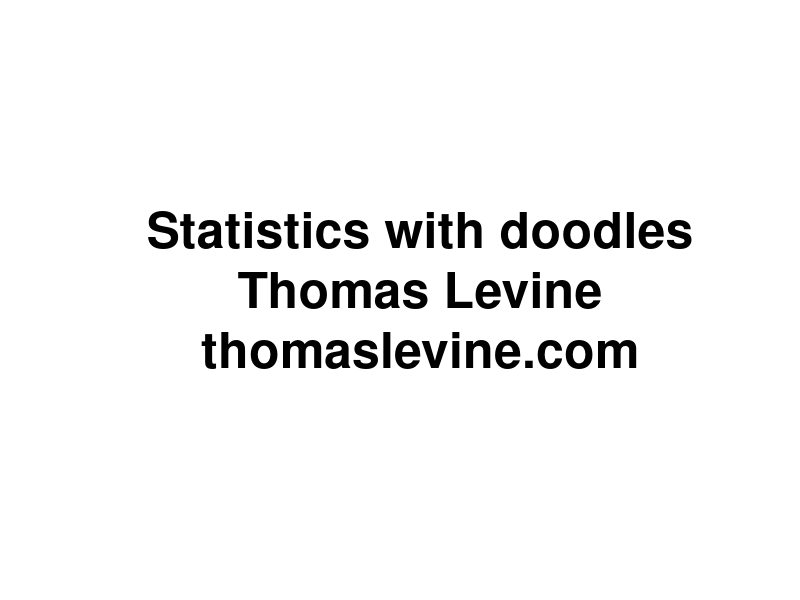
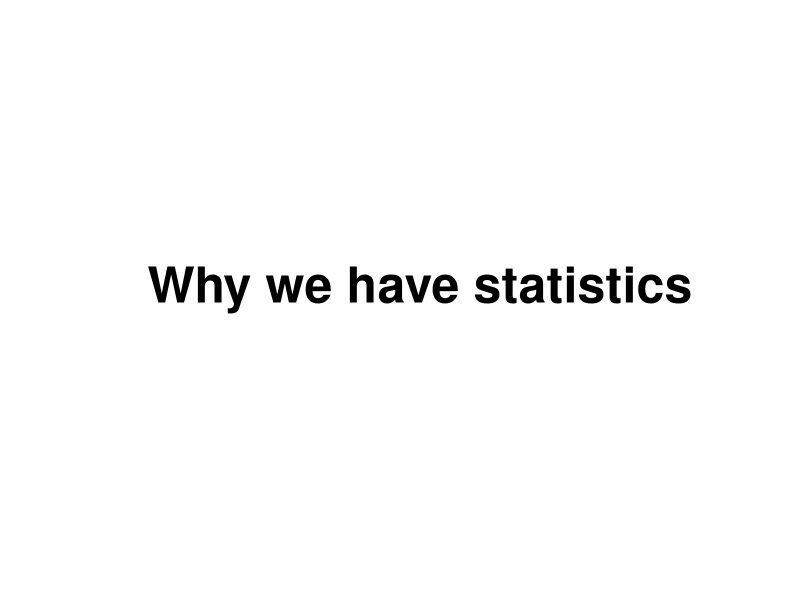
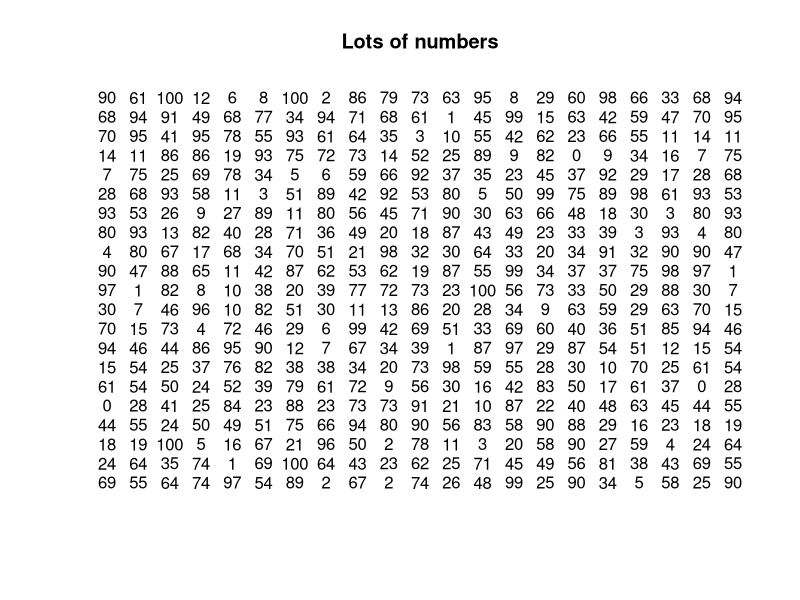
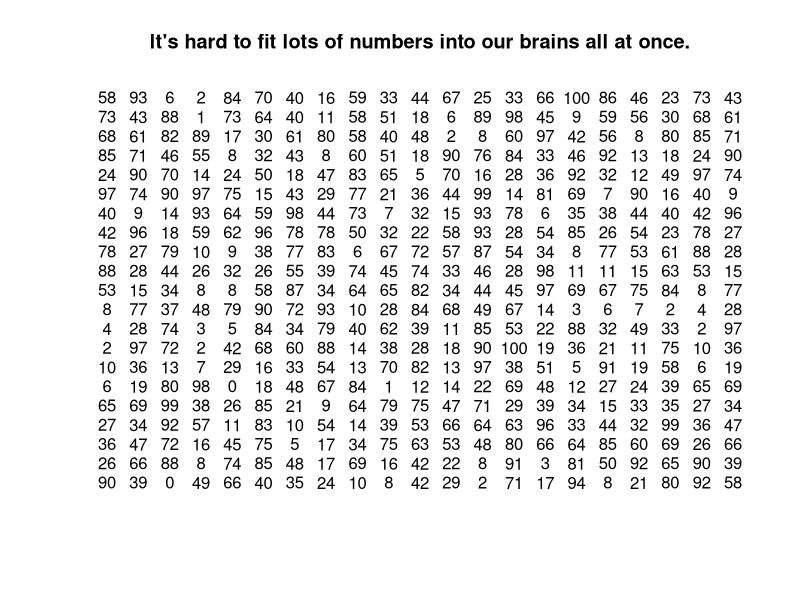
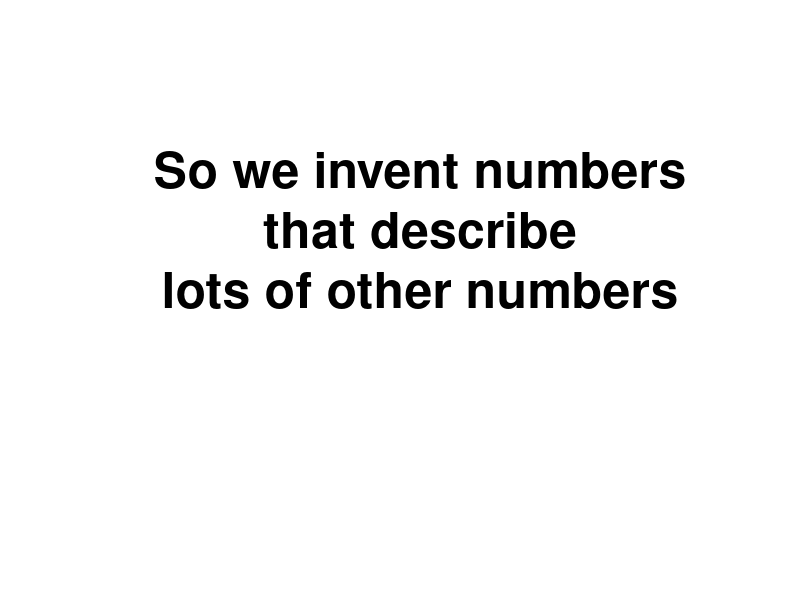
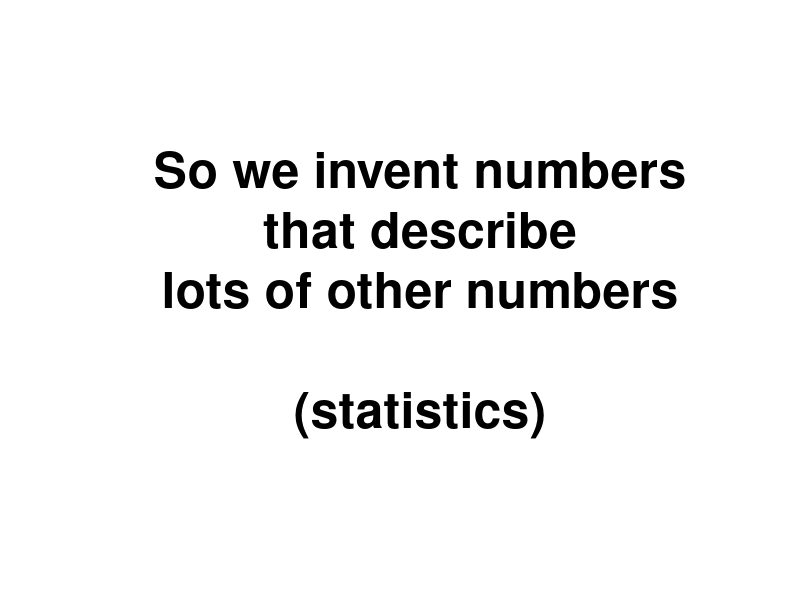
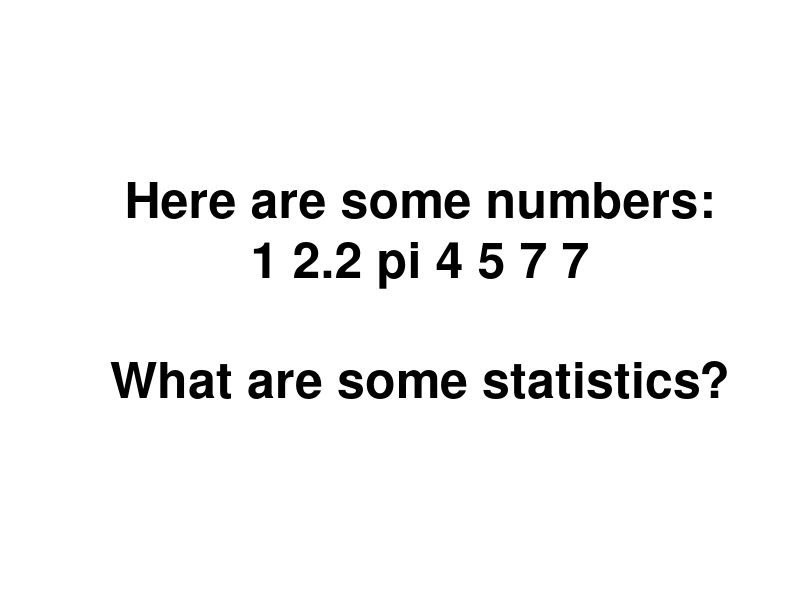
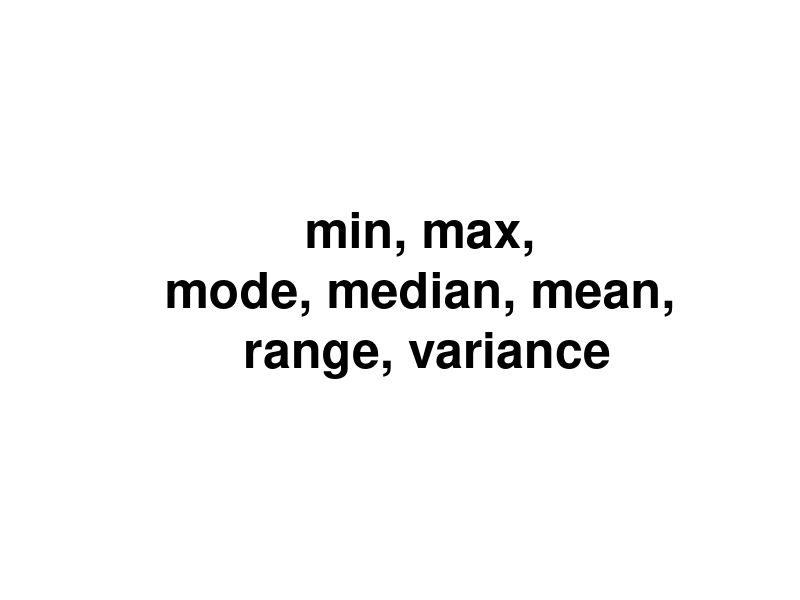

Source code (R) for these figures, in order:
attach(iris)
attach(na.omit(airquality))
attach(cars)

baseplot <- function(main, ...) {
  plot(..., type = 'p', bty = 'n',
    main = main, pch = 21, bg = 'grey', col = NULL,
    col.axis = 'grey', col.lab = 'grey', col.main = 'grey', fg = 'grey')
}
irisplot <- function(main) {
  baseplot(main, Petal.Length ~ Petal.Width)
}

meanplot <- function(main) {
  irisplot(main)
  abline(h = mean(Petal.Length), lty = 2)
  abline(v = mean(Petal.Width), lty = 2)
}

interjection <- function(main) {
  plot.new()
  text(0.5, 0.5, cex = 3, label = main, font = 2)
}

blue <-  rgb(0,0,1,.5)

rand <- data.frame(x = rnorm(100), y = rnorm(100))

# ----------------

statistics <- function() {
# Introduction
interjection('Why we have statistics')

plot(c(-1,1),c(-1,1),xlab='',ylab='',type='n',axes=F,main='Lots of numbers')
text(rep(seq(-1,1,.1),each=21),rep(seq(-1,1,.1),21),round(100*runif(400)))


plot(c(-1,1),c(-1,1),xlab='',ylab='',type='n',axes=F,main='It\'s hard to fit lots of numbers into our brains all at once.')
text(rep(seq(-1,1,.1),each=21),rep(seq(-1,1,.1),21),round(100*runif(400)))

interjection('So we invent numbers\nthat describe\nlots of other numbers\n\n')
interjection('So we invent numbers\nthat describe\nlots of other numbers\n\n(statistics)')

interjection('Here are some numbers:\n1 2.2 pi 4 5 7 7\n\nWhat are some statistics?')
interjection('min, max,\nmode, median, mean,\n range, variance')
interjection('how many integers,\nwhether the numbers are sorted\n&c.')
interjection('')
interjection('Measuring linear relationships')
}

linear.relationships <- function() {
# Three datasets
irisplot('Two iris variables that move together')

baseplot('Two air quality variables that move oppositely', Ozone ~ Wind) 

baseplot('Normal random noise', rand$y ~ rand$x)
}

covariance <- function() {
# Motivation for covariance
interjection('We want a number\nthat describes\nwhether two variables\nmove together.')

irisplot('It should be high for these variables')

rand <- data.frame(x = rnorm(100), y = rnorm(100))
baseplot('It should be low for these variables', Ozone ~ Wind) 

baseplot('It should be near zero for these variables', rand$y ~ rand$x)

# Computing covariance
interjection('Covariance')

irisplot('The iris variables')

meanplot('Find the means')

meanplot('Draw a rectangle')
rect(xleft = mean(Petal.Width),
     ybottom = mean(Petal.Length),
     xright = Petal.Width[c(44,72)],
     ytop = Petal.Length[c(44,72)])

irisplot('Draw all the rectangles')
valence <- (Petal.Length - mean(Petal.Length)) *
           (Petal.Width - mean(Petal.Width)) > 0
rect(xleft = mean(Petal.Width),
     ybottom = mean(Petal.Length),
     xright = Petal.Width,
     ytop = Petal.Length,
     col = rgb(1-valence, 0, valence,.1),
     lty = 'blank')

irisplot('Why did I color them blue and red?')
valence <- (Petal.Length - mean(Petal.Length)) *
           (Petal.Width - mean(Petal.Width)) > 0
rect(xleft = mean(Petal.Width),
     ybottom = mean(Petal.Length),
     xright = Petal.Width,
     ytop = Petal.Length,
     col = rgb(1-valence, 0, valence,.1),
     lty = 'blank')

irisplot('Why did I color them blue and red?')
valence <- (Petal.Length - mean(Petal.Length)) *
           (Petal.Width - mean(Petal.Width)) > 0
rect(xleft = mean(Petal.Width),
     ybottom = mean(Petal.Length),
     xright = Petal.Width,
     ytop = Petal.Length,
     col = rgb(1-valence, 0, valence,.1),
     lty = 'blank')
text(x = max(Petal.Width), y = max(Petal.Length), pos = 2, label = 'Evidence of\nmovement together')
text(x = min(Petal.Width), y = min(Petal.Length), pos = 4, label = 'Evidence of\nmovement together')
text(x = max(Petal.Width), y = min(Petal.Length), pos = 2, label = 'Evidence of\nmovement oppositely')
text(x = min(Petal.Width), y = max(Petal.Length), pos = 4, label = 'Evidence of\nmovement oppositely')

plot(c(-1,1),c(-1,1),main = 'Add the blues together. (This is at a different scale.)',
  type = 'n', axes = F, xlab = '', ylab = '')
rect(xleft = -1, ybottom = -1, xright = 1, ytop = 1, lty = 'blank', col = 'blue')

plot(c(-1,1),c(-1,1),main = 'Add the reds together.',
  type = 'n', axes = F, xlab = '', ylab = '')
rect(xleft = -1, ybottom = -1, xright = 1, ytop = 1, lty = 'blank', col = 'blue')
rect(xleft = .8, ybottom = -1, xright = 1, ytop = -.8, lty = 'blank', col = 'red')

plot(c(-1,1),c(-1,1),main = 'Subtract the reds.',
  type = 'n', axes = F, xlab = '', ylab = '')
rect(xleft = -1, ybottom = -1, xright = 1, ytop = 1, lty = 'blank', col = 'blue')
rect(xleft = .8, ybottom = -1, xright = 1, ytop = -.8, lty = 'blank', col = 'white')

plot(c(-1,1),c(-1,1),main = 'Divide into as many equal pieces as we have irises (n).',
  type = 'n', axes = F, xlab = '', ylab = '')
rect(xleft = -1, ybottom = -1, xright = 1, ytop = 1, lty = 'blank', col = 'blue')
rect(xleft = .8, ybottom = -1, xright = 1, ytop = -.8, lty = 'blank', col = 'white')
abline(v = 2 * (-.5 + ((1:nrow(iris))/nrow(iris))))

plot(c(-1,1),c(-1,1),main = 'This blue sliver is the covariance.',
  type = 'n', axes = F, xlab = '', ylab = '')
rect(xleft = -.3, xright = -.3 + (.5/nrow(iris)), ybottom = -1, ytop = 1,
  col = 'blue', lty = 'blank')
}

covariance.notpositive <- function() {
irisplot('That was for this sort of relationship.')
valence <- (Petal.Length - mean(Petal.Length)) *
           (Petal.Width - mean(Petal.Width)) > 0
rect(xleft = mean(Petal.Width),
     ybottom = mean(Petal.Length),
     xright = Petal.Width,
     ytop = Petal.Length,
     col = rgb(1-valence, 0, valence,.1),
     lty = 'blank')

baseplot('What if we have more red than blue?', Ozone ~ Wind)
valence <- (Ozone - mean(Ozone)) *
           (Wind - mean(Wind)) > 0
rect(xleft = mean(Wind),
     ybottom = mean(Ozone),
     xright = Wind,
     ytop = Ozone,
     col = rgb(1-valence, 0, valence,.1),
     lty = 'blank')

plot(c(-1,1),c(-1,1),main = 'Add the blues together. (This is at a different scale.)',
  type = 'n', axes = F, xlab = '', ylab = '')
rect(xleft = -1, ybottom = .8, xright = -.8, ytop = 1, lty = 'blank', col = 'blue')

plot(c(-1,1),c(-1,1),main = 'Add the reds together.',
  type = 'n', axes = F, xlab = '', ylab = '')
rect(xleft = -1, ybottom = -1, xright = 1, ytop = 1, lty = 'blank', col = 'red')
rect(xleft = -1, ybottom = .8, xright = -.8, ytop = 1, lty = 'blank', col = 'blue')

plot(c(-1,1),c(-1,1),main = 'Subtract the reds.',
  type = 'n', axes = F, xlab = '', ylab = '')
rect(xleft = -1, ybottom = -1, xright = 1, ytop = 1, lty = 'blank', col = 'red')
rect(xleft = -1, ybottom = .8, xright = -.8, ytop = 1, lty = 'blank', col = 'white')

plot(c(-1,1),c(-1,1),main = 'Divide into as many equal pieces as we have irises (n).',
  type = 'n', axes = F, xlab = '', ylab = '')
rect(xleft = -1, ybottom = -1, xright = 1, ytop = 1, lty = 'blank', col = 'red')
rect(xleft = -1, ybottom = .8, xright = -.8, ytop = 1, lty = 'blank', col = 'white')
abline(v = 2 * (-.5 + ((1:nrow(iris))/nrow(iris))))

plot(c(-1,1),c(-1,1),main = 'This red sliver is the covariance.',
  type = 'n', axes = F, xlab = '', ylab = '')
rect(xleft = -.3, xright = -.3 + (.5/nrow(iris)), ybottom = -1, ytop = 1,
  col = 'red', lty = 'blank')

plot(c(-1,1),c(-1,1),main = 'This red sliver is the covariance.',
  type = 'n', axes = F, xlab = '', ylab = '')
rect(xleft = -.3, xright = -.3 + (.5/nrow(iris)), ybottom = -1, ytop = 1,
  col = 'red', lty = 'blank')
text(.3, 0, 'But it\'s\nnegative!', cex = 3, font = 2)

baseplot('What if we have as much red as blue?', rand$y ~ rand$x)
valence <- (rand$y - mean(rand$y)) *
           (rand$x - mean(rand$x)) > 0
rect(xleft = mean(rand$x),
     ybottom = mean(rand$y),
     xright = rand$x,
     ytop = rand$y,
     col = rgb(1-valence, 0, valence,.1),
     lty = 'blank')

plot(c(-1,1),c(-1,1),main = 'Add the blues together. (This is at a different scale.)',
  type = 'n', axes = F, xlab = '', ylab = '')
rect(xleft = -.45, ybottom = -.45, xright = .55, ytop = .55, lty = 'blank', col = 'blue')

plot(c(-1,1),c(-1,1),main = 'Add the reds together.',
  type = 'n', axes = F, xlab = '', ylab = '')
rect(xleft = -.55, ybottom = -.55, xright = .45, ytop = .45, lty = 'blank', col = 'red')

plot(c(-1,1),c(-1,1),main = 'Subtract the reds.',
  type = 'n', axes = F, xlab = '', ylab = '')
points(0,0)
text(0,-.5, '(Covariance is zero.)')
}

variance <- function() {
# Computing variance
interjection('Variance')
interjection('Variance tells us\nhow spread out\nsome numbers are.')
interjection('1, 4, 8, 10\nvs\n4, 4, 5, 6')
interjection('The variance of a variable is\nthe covariance of the variable\nwith itself.')

irisplot('Our two iris variables from before')
interjection('Let\'s look at just one of them.')
baseplot('The points all fall along the same line.', Petal.Length, Petal.Length, asp = 1)
interjection('Let\'s find the variance of Petal.Length')

baseplot('Draw all the rectangles', Petal.Length, Petal.Length, asp = 1)
rect(xleft = mean(Petal.Length),
     ybottom = mean(Petal.Length),
     xright = Petal.Length,
     ytop = Petal.Length,
     col = rgb(0, 0, 1,.1),
     lty = 'blank')

baseplot('Why no red rectangles?', Petal.Length, Petal.Length, asp = 1)
rect(xleft = mean(Petal.Length),
     ybottom = mean(Petal.Length),
     xright = Petal.Length,
     ytop = Petal.Length,
     col = rgb(0, 0, 1,.1),
     lty = 'blank')

plot(c(-1,1),c(-1,1),main = 'Add the blues together. (This is at a different scale.)',
  type = 'n', axes = F, xlab = '', ylab = '')
rect(xleft = -1, ybottom = -1, xright = 1, ytop = 1, lty = 'blank', col = 'blue')

plot(c(-1,1),c(-1,1),main = 'We have no reds to subtract.',
  type = 'n', axes = F, xlab = '', ylab = '')
rect(xleft = -1, ybottom = -1, xright = 1, ytop = 1, lty = 'blank', col = 'blue')

plot(c(-1,1),c(-1,1),main = 'Divide into as many equal pieces as we have irises (n).',
  type = 'n', axes = F, xlab = '', ylab = '')
rect(xleft = -1, ybottom = -1, xright = 1, ytop = 1, lty = 'blank', col = 'blue')
abline(v = 2 * (-.5 + ((1:nrow(iris))/nrow(iris))))

plot(c(-1,1),c(-1,1),main = 'This blue sliver is the variance.',
  type = 'n', axes = F, xlab = '', ylab = '')
rect(xleft = -.3, xright = -.3 + (.5/nrow(iris)), ybottom = -1, ytop = 1,
  col = 'blue', lty = 'blank')
}

correlation <- function() {
# Correlation
interjection('A problem with covariance')
interjection('Covariance has units!\n\n(x-unit times y-unit)')
interjection('Which relationship is stronger\n(more linear)?')

par(mfrow = 1:2)
.cov <- round(cov(Petal.Length,Petal.Width), 2)
irisplot(paste0('Irises (cov = ', .cov, ' cm^2)'))
.cov <- round(cov(speed,dist), 2)
baseplot(paste0('Cars (cov =', .cov, ' mph*ft)'), speed ~ dist)
par(mfrow = c(1,1))

interjection('Oh noes!')
interjection('We can divide\nthe covariance\nby the variances\nto standardize it.')

irisplot('We\'re using these data again.')

a <- sd(Petal.Length)
b <- sd(Petal.Width)
ab <- max(a,b)
corbase <- function(main = '', low = -1) {
  plot(c(low * ab,ab),c(low * ab,ab),main = main, type = 'n', axes = F, xlab = '', ylab = '', asp = 1)
  rect(xright = 0, ybottom = 0, xleft = -a, ytop = a, col = 'grey', lty = 'blank')
  text(-a/2,a/2,'var(Petal.Width)')
  rect(xleft = 0, ytop = 0, xright = b, ybottom = -b, col = 'grey', lty = 'blank')
  text(b/2,-b/2,'var(Petal.Length)')
}

corbase()
rect(xleft = 0, ybottom = 0, xright = b, ytop = a, col = 'black', lty = 'blank')
text(b/2,a/2,'sd(Petal.Width)*\nsd(Petal.Length)', col = 'white')

corbase()
rect(xleft = 0, ybottom = 0, xright = b, ytop = a, col = 'black', lty = 'blank')
text(b/2,a/2,'sd(Petal.Width)*\nsd(Petal.Length)', col = 'white')
text(-a/2,-b/2,'The black rectangle is\nlike an average variance.')

corbase()
rect(xleft = 0, ybottom = 0, xright = b, ytop = a, col = 'black', lty = 'blank')
text(b/2,a/2,'sd(Petal.Width)*\nsd(Petal.Length)', col = 'white')
text(-a/2,-b/2,'cov(Petal.Width,Petal.Length)\ncannot be bigger than\nblack rectangle.')

interjection('Why?')

irisplot('Covariance has red rectangles.')
valence <- (Petal.Length - mean(Petal.Length)) *
           (Petal.Width - mean(Petal.Width)) > 0
rect(xleft = mean(Petal.Width),
     ybottom = mean(Petal.Length),
     xright = Petal.Width,
     ytop = Petal.Length,
     col = rgb(1-valence, 0, valence,.1),
     lty = 'blank')

baseplot('Variance doesn\'t have red rectangles.', Petal.Length, Petal.Length, asp = 1)
rect(xleft = mean(Petal.Length),
     ybottom = mean(Petal.Length),
     xright = Petal.Length,
     ytop = Petal.Length,
     col = rgb(0, 0, 1,.1),
     lty = 'blank')

corbase()
rect(xleft = 0, ybottom = 0, xright = b, ytop = a, col = 'black', lty = 'blank')
text(b/2,a/2,'sd(Petal.Width)*\nsd(Petal.Length)', col = 'white')
text(-a/2,-b/2,'cov(Petal.Width,Petal.Length)\ncannot be bigger than\nblack rectangle.')

corbase('Let\'s zoom in.', low = -.05)
rect(xleft = 0, ybottom = 0, xright = b, ytop = a, col = 'black', lty = 'blank')
text(b/2,a/2,'sd(Petal.Width)*\nsd(Petal.Length)', col = 'white')

a <- sd(Petal.Length)
b <- sd(Petal.Width)
ab <- max(a,b)
corbase <- function(main = '', low = -1) {
  plot(c(low * ab,ab),c(low * ab,ab),main = main, type = 'n', axes = F, xlab = '', ylab = '', asp = 1)
  rect(xright = 0, ybottom = 0, xleft = -a, ytop = a, col = 'grey', lty = 'blank')
  text(-a/2,a/2,'var(Petal.Width)')
  rect(xleft = 0, ytop = 0, xright = b, ybottom = -b, col = 'grey', lty = 'blank')
  text(b/2,-b/2,'var(Petal.Length)')
}

r <-  cor(Petal.Length,Petal.Width)
corbase('Squish covariance vertically into the rectangle.', low = -.05)
rect(xleft = 0, ybottom = 0, xright = b, ytop = a, col = 'black', lty = 'blank')
rect(xleft = 0, ybottom = 0, xright = b, ytop = a * r, col = 'blue', lty = 'blank')

interjection('Correlation (R)\nis the ratio of\nthe small rectangle\nto the big rectangle.')

corbase('Squish covariance vertically into the rectangle.', low = -.05)
rect(xleft = 0, ybottom = 0, xright = b, ytop = a, col = 'black', lty = 'blank')
rect(xleft = 0, ybottom = 0, xright = b, ytop = a * r, col = 'blue', lty = 'blank')
text(b/2,r*a/2,'cov(Petal.Width,\nPetal.Length)', col = 'white', font = 2)
text(0, r*a/2, 'R * sd(Petal.Length)', col = 'blue', font = 2, srt = 90, adj = c(0.5,-1))

corbase('Squish covariance horizontally into the rectangle.', low = -.05)
rect(xleft = 0, ybottom = 0, xright = b, ytop = a, col = 'black', font = 2, lty = 'blank')
rect(xleft = 0, ybottom = 0, xright = b * r, ytop = a, col = 'blue', lty = 'blank')
text(r*b/2,a/2,'cov(Petal.Width,\nPetal.Length)', col = 'white', font = 2)
text(b/2, 0, 'R * sd(Petal.Width', adj = c(0.5,1.5), col = 'blue', font = 2)

interjection('People like to\ntalk about R-squared.')

corbase('Intersect the two squished covariance rectangles.', low = -.05)
rect(xleft = 0, ybottom = 0, xright = b, ytop = a, col = 'black', lty = 'blank')
rect(xleft = 0, ybottom = 0, xright = b * r, ytop = a * r, col = 'purple', lty = 'blank')
text(r*b/2,a/2,'cov(Petal.Width, Petal.Length)', col = 'purple')
text(0, r*a/2, 'R ^ 2 * sd(Petal.Length)',srt = 90, pos = 2, col = 'purple', font = 2)
text(r*b/2, 0, 'R ^ 2 * sd(Petal.Width)', adj = c(0.5,1.5), col = 'purple', font = 2)

corbase('Intersect the two squished covariance rectangles.')
rect(xleft = 0, ybottom = 0, xright = b, ytop = a, col = 'black', lty = 'blank')
rect(xleft = 0, ybottom = 0, xright = b * r, ytop = a * r, col = 'purple', lty = 'blank')
text(r*b/2,a/2,'cov(Petal.Width, Petal.Length)', col = 'purple')
text(0, r*a/2, 'R ^ 2 * sd(Petal.Length)',srt = 90, pos = 2, col = 'purple', font = 2)
text(r*b/2, 0, 'R ^ 2 * sd(Petal.Width)', adj = c(0.5,1.5), col = 'purple', font = 2)

interjection('That was for very\npositive (blue) covariances.')
interjection('What if covariance is negative (red)?')

irisplot('We were just using these data.')
baseplot('What if we had these data?', Ozone ~ Wind) 
baseplot('What if we had these data?', Ozone ~ Wind) 
valence <- (Ozone - mean(Ozone)) *
           (Wind - mean(Wind)) > 0
rect(xleft = mean(Wind),
     ybottom = mean(Ozone),
     xright = Wind,
     ytop = Ozone,
     col = rgb(1-valence, 0, valence,.1),
     lty = 'blank')

a <- sd(Ozone)
b <- sd(Wind)
ab <- max(a,b)
corbase <- function(main = '', low = -1) {
  plot(c(low * ab,ab),c(low * ab,ab),main = main, type = 'n', axes = F, xlab = '', ylab = '', asp = 1)
  rect(xright = 0, ybottom = 0, xleft = -a, ytop = a, col = 'grey', lty = 'blank')
  text(-a/2,a/2,'var(Wind)')
  rect(xleft = 0, ytop = 0, xright = b, ybottom = -b, col = 'grey', lty = 'blank')
  text(b/2,-b/2,'var(Ozone)')
}

r <-  -cor(Ozone,Wind)
corbase('R is the same, just negative.', low = -.05)
rect(xleft = 0, ybottom = 0, xright = b, ytop = a, col = 'black', lty = 'blank')
rect(xleft = 0, ybottom = 0, xright = b, ytop = a * r, col = 'red', lty = 'blank')

corbase('R-squared is the same, and it is always positive.', low = -.05)
rect(xleft = 0, ybottom = 0, xright = b, ytop = a, col = 'black', lty = 'blank')
rect(xleft = 0, ybottom = 0, xright = b * r, ytop = a * r, col = 'purple', lty = 'blank')

corbase('Zoom back out.')
rect(xleft = 0, ybottom = 0, xright = b, ytop = a, col = 'black', lty = 'blank')
rect(xleft = 0, ybottom = 0, xright = b, ytop = a * r, col = 'red', lty = 'blank')
}

comparing.correlations <- function() {
  interjection('And now we can compare correlations.')
  
}

least.squares.regression <- function() {
interjection('If we transform the covariance a bit,\nwe can also make predictions.')
interjection('Let\'s use x to predict y.')
interjection('y = b0  + b1 * x')
interjection('Let\'s invent b1.')
interjection('')
interjection('What values should it have?')
interjection('If covariance is very positive\nand x is high,\ny should be high.\n\n(We want b1 to be positive.)')
interjection('If covariance is very negative\nand x is high,\ny should be low.\n\n(We want b1 to be negative.)')
interjection('If covariance is low,\nwe have no idea what y is.\n\n(b1 is around zero.)')
interjection('')
interjection('Let\'s think about units again.')

plot(c(-1,1),c(-1,1),main = 'Covariance is an area; its unit is the product of the x and y units.',
  type = 'n', axes = F, xlab = '', ylab = '')
rect(xleft = -.3, xright = -.3 + (.5/nrow(iris)), ybottom = -1, ytop = 1,
  col = 'blue', lty = 'blank')

plot(c(-1,1),c(-1,1),main = 'Variance is a special covariance; its unit is the square of the x unit.',
  type = 'n', axes = F, xlab = '', ylab = '')
rect(xleft = -.3, xright = -.3 + (.5/nrow(iris)), ybottom = -1, ytop = 1,
  col = 'blue', lty = 'blank')

a <- sd(Petal.Length)
b <- sd(Petal.Width)
ab <- max(a,b)
corbase <- function(main = '', low = -1) {
  plot(c(low * ab,ab),c(low * ab,ab),main = main, type = 'n', axes = F, xlab = '', ylab = '', asp = 1)
  rect(xright = 0, ybottom = 0, xleft = -a, ytop = a, col = 'grey', lty = 'blank')
  text(-a/2,a/2,'var(Petal.Width)')
  rect(xleft = 0, ytop = 0, xright = b, ybottom = -b, col = 'grey', lty = 'blank')
  text(b/2,-b/2,'var(Petal.Length)')
}

r <-  cor(Petal.Width,Petal.Length)
corbase('Correlation is a ratio of areas with the same units.', low = -.05)
rect(xleft = 0, ybottom = 0, xright = b, ytop = a, col = 'black', lty = 'blank')
rect(xleft = 0, ybottom = 0, xright = b, ytop = a * r, col = 'blue', lty = 'blank')

interjection('The unit of b1 must be y-unit/x-unit.')

corbase('Our covariance picture')
rect(xleft = 0, ybottom = 0, xright = b, ytop = a * r, col = 'blue', lty = 'blank')
text(b,r*a/2,'cov(Petal.Width,\nPetal.Length)', col = 'white', font = 2, pos = 2)
text(0, a*2/3, 'R * sd(Petal.Length)', pos = 2, col = 'black', font = 1, srt = 90)

.adj <- cov(Petal.Width,Petal.Length)/sd(Petal.Length)
corbase('Lay the covariance over one of the variances instead.')
rect(xleft = -a, xright = 0, ybottom = a * (1 - .adj), ytop = a, col = 'blue', lty = 'blank')
text(-a/2,a/2,'cov(Petal.Width, Petal.Length)', col = 'white', font = 2)

corbase('Petal.Length = b0 + b1 * Petal.Width')
rect(xleft = -a, xright = 0, ybottom = a * (1 - .adj), ytop = a, col = 'blue', lty = 'blank')
text(-a/2,a/2,'cov(Petal.Width, Petal.Length)', col = 'white', font = 2)
text(0,a/2,'b1 * sd(Petal.Width)', col = 'blue', pos = 4)

.adj <- cov(Petal.Width,Petal.Length)/sd(Petal.Width)
corbase('Lay the covariance over the other variance.')
rect(xleft = 0, xright = b, ybottom = -b, ytop = -b  * (1 - .adj), col = blue, lty = 'blank')
text(0,0,'cov(Petal.Width,\nPetal.Length)', col = 'white', font = 2, pos = 4)

corbase('Petal.Width = b0 + b1 * Petal.Length')
rect(xleft = 0, xright = b, ybottom = -b, ytop = -b  * (1 - .adj), col = blue, lty = 'blank')
text(a/2,0,'b1 * sd(Petal.Length)', col = 'blue', font = 2, srt = -90)
}


thoughtful.thoughts <- function() {
  interjection('Some things to remember')
  interjection('')

  plot(c(-1,1),c(-1,1),xlab='',ylab='',type='n',axes=F,main='A statistic is a number that describes a lot of other numbers.')
  text(rep(seq(-1,1,.1),each=21),rep(seq(-1,1,.1),21),round(100*runif(400)))
  
  irisplot('The covariance statistic describes the strength of linear relationships.')
  valence <- (Petal.Length - mean(Petal.Length)) *
             (Petal.Width - mean(Petal.Width)) > 0
  rect(xleft = mean(Petal.Width),
       ybottom = mean(Petal.Length),
       xright = Petal.Width,
       ytop = Petal.Length,
       col = rgb(1-valence, 0, valence,.1),
       lty = 'blank')

  baseplot('The variance statistic describes how spread-out some numbers are.', Petal.Length, Petal.Length, asp = 1)
  rect(xleft = mean(Petal.Length),
       ybottom = mean(Petal.Length),
       xright = Petal.Length,
       ytop = Petal.Length,
       col = rgb(0, 0, 1,.1),
       lty = 'blank')

  r <-  cor(Petal.Length,Petal.Width)
  a <- sd(Petal.Length)
  b <- sd(Petal.Width)
  ab <- max(a,b)
  corbase <- function(main = '', low = -1) {
    plot(c(low * ab,ab),c(low * ab,ab),main = main, type = 'n', axes = F, xlab = '', ylab = '', asp = 1)
    rect(xright = 0, ybottom = 0, xleft = -a, ytop = a, col = 'grey', lty = 'blank')
    text(-a/2,a/2,'var(Petal.Width)')
    rect(xleft = 0, ytop = 0, xright = b, ybottom = -b, col = 'grey', lty = 'blank')
    text(b/2,-b/2,'var(Petal.Length)')
  }
  corbase('The correlation statistic is a standardized version of covariance.')
  rect(xleft = 0, ybottom = 0, xright = b, ytop = a, col = 'black', lty = 'blank')
  rect(xleft = 0, ybottom = 0, xright = b * r, ytop = a * r, col = 'purple', lty = 'blank')
  text(r*b/2,a/2,'cov(Petal.Width, Petal.Length)', col = 'purple')
  text(0, r*a/2, 'R ^ 2 * sd(Petal.Length)',srt = 90, pos = 2, col = 'purple', font = 2)
  text(r*b/2, 0, 'R ^ 2 * sd(Petal.Width)', adj = c(0.5,1.5), col = 'purple', font = 2)

  .adj <- cov(Petal.Width,Petal.Length)/sd(Petal.Width)
  corbase('(Beta coefficients for) least-squares regression predict one variable based on another.')
  rect(xleft = 0, xright = b, ybottom = -b, ytop = -b  * (1 - .adj), col = blue, lty = 'blank')
  text(0,0,'cov(Petal.Width,\nPetal.Length)', col = 'white', font = 2, pos = 4)
  interjection('')
  interjection('You can pretty much always draw math.')
}

slides <- function() {
  interjection('Statistics with doodles\nThomas Levine\nthomaslevine.com')
  statistics()
  linear.relationships()
  covariance()
  covariance.notpositive()
  interjection('Let\'s review the previous slides quickly.')
  linear.relationships()
  covariance()
  covariance.notpositive()
  interjection('')
  variance()
  interjection('')
  correlation()
  interjection('Remember how this fits in.')
  covariance()
  correlation()
  interjection('')
  least.squares.regression()
  interjection('')
  interjection('Let\'s go over everything\none last time.')
  linear.relationships()
  covariance()
  covariance.notpositive()
  variance()
  correlation()
  least.squares.regression()
  interjection('')
  thoughtful.thoughts()
}

pdf('doodles.pdf', width = 11, height = 8.5)
slides()
dev.off()
